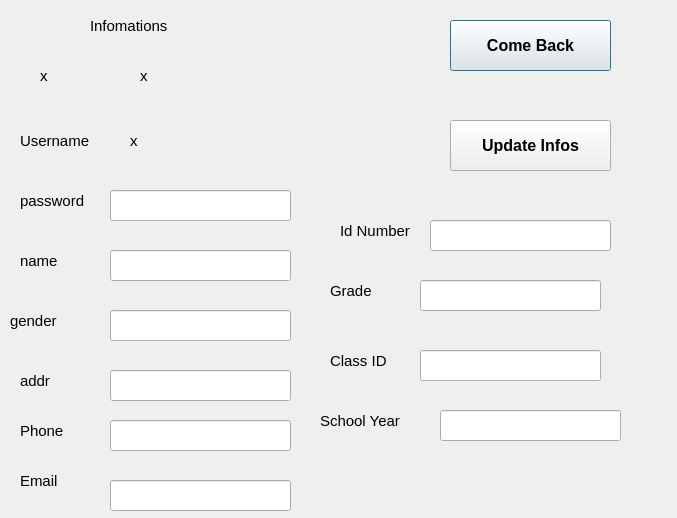
<?xml version="1.0" encoding="UTF-8"?>
<ui version="4.0">
 <class>Dialog</class>
 <widget class="QDialog" name="Dialog">
  <property name="geometry">
   <rect>
    <x>0</x>
    <y>0</y>
    <width>677</width>
    <height>518</height>
   </rect>
  </property>
  <property name="windowTitle">
   <string>Dialog</string>
  </property>
  <widget class="QLabel" name="label">
   <property name="geometry">
    <rect>
     <x>90</x>
     <y>-10</y>
     <width>121</width>
     <height>71</height>
    </rect>
   </property>
   <property name="font">
    <font>
     <pointsize>11</pointsize>
    </font>
   </property>
   <property name="text">
    <string>Infomations</string>
   </property>
  </widget>
  <widget class="QLabel" name="idLabel">
   <property name="geometry">
    <rect>
     <x>40</x>
     <y>60</y>
     <width>121</width>
     <height>31</height>
    </rect>
   </property>
   <property name="font">
    <font>
     <pointsize>11</pointsize>
    </font>
   </property>
   <property name="text">
    <string>x</string>
   </property>
  </widget>
  <widget class="QLabel" name="label_2">
   <property name="geometry">
    <rect>
     <x>20</x>
     <y>130</y>
     <width>91</width>
     <height>21</height>
    </rect>
   </property>
   <property name="font">
    <font>
     <pointsize>11</pointsize>
    </font>
   </property>
   <property name="text">
    <string>Username</string>
   </property>
  </widget>
  <widget class="QLabel" name="label_3">
   <property name="geometry">
    <rect>
     <x>20</x>
     <y>190</y>
     <width>91</width>
     <height>21</height>
    </rect>
   </property>
   <property name="font">
    <font>
     <pointsize>11</pointsize>
    </font>
   </property>
   <property name="text">
    <string>password</string>
   </property>
  </widget>
  <widget class="QLineEdit" name="passwordInput">
   <property name="geometry">
    <rect>
     <x>110</x>
     <y>190</y>
     <width>181</width>
     <height>31</height>
    </rect>
   </property>
   <property name="text">
    <string/>
   </property>
  </widget>
  <widget class="QLabel" name="label_4">
   <property name="geometry">
    <rect>
     <x>20</x>
     <y>250</y>
     <width>91</width>
     <height>21</height>
    </rect>
   </property>
   <property name="font">
    <font>
     <pointsize>11</pointsize>
    </font>
   </property>
   <property name="text">
    <string>name</string>
   </property>
  </widget>
  <widget class="QLineEdit" name="nameInput">
   <property name="geometry">
    <rect>
     <x>110</x>
     <y>250</y>
     <width>181</width>
     <height>31</height>
    </rect>
   </property>
   <property name="text">
    <string/>
   </property>
  </widget>
  <widget class="QLabel" name="label_5">
   <property name="geometry">
    <rect>
     <x>10</x>
     <y>310</y>
     <width>91</width>
     <height>21</height>
    </rect>
   </property>
   <property name="font">
    <font>
     <pointsize>11</pointsize>
    </font>
   </property>
   <property name="text">
    <string>gender</string>
   </property>
  </widget>
  <widget class="QLineEdit" name="genderInput">
   <property name="geometry">
    <rect>
     <x>110</x>
     <y>310</y>
     <width>181</width>
     <height>31</height>
    </rect>
   </property>
   <property name="text">
    <string/>
   </property>
  </widget>
  <widget class="QLabel" name="label_6">
   <property name="geometry">
    <rect>
     <x>20</x>
     <y>370</y>
     <width>91</width>
     <height>21</height>
    </rect>
   </property>
   <property name="font">
    <font>
     <pointsize>11</pointsize>
    </font>
   </property>
   <property name="text">
    <string>addr</string>
   </property>
  </widget>
  <widget class="QLineEdit" name="addrInput">
   <property name="geometry">
    <rect>
     <x>110</x>
     <y>370</y>
     <width>181</width>
     <height>31</height>
    </rect>
   </property>
   <property name="text">
    <string/>
   </property>
  </widget>
  <widget class="QLabel" name="label_7">
   <property name="geometry">
    <rect>
     <x>20</x>
     <y>420</y>
     <width>91</width>
     <height>21</height>
    </rect>
   </property>
   <property name="font">
    <font>
     <pointsize>11</pointsize>
    </font>
   </property>
   <property name="text">
    <string>Phone</string>
   </property>
  </widget>
  <widget class="QLineEdit" name="phoneInput">
   <property name="geometry">
    <rect>
     <x>110</x>
     <y>420</y>
     <width>181</width>
     <height>31</height>
    </rect>
   </property>
   <property name="text">
    <string/>
   </property>
  </widget>
  <widget class="QLabel" name="label_8">
   <property name="geometry">
    <rect>
     <x>20</x>
     <y>470</y>
     <width>91</width>
     <height>21</height>
    </rect>
   </property>
   <property name="font">
    <font>
     <pointsize>11</pointsize>
    </font>
   </property>
   <property name="text">
    <string>Email</string>
   </property>
  </widget>
  <widget class="QLineEdit" name="emailInput">
   <property name="geometry">
    <rect>
     <x>110</x>
     <y>480</y>
     <width>181</width>
     <height>31</height>
    </rect>
   </property>
   <property name="text">
    <string/>
   </property>
  </widget>
  <widget class="QPushButton" name="comeBackBtn">
   <property name="geometry">
    <rect>
     <x>450</x>
     <y>20</y>
     <width>161</width>
     <height>51</height>
    </rect>
   </property>
   <property name="font">
    <font>
     <pointsize>12</pointsize>
     <weight>75</weight>
     <bold>true</bold>
    </font>
   </property>
   <property name="text">
    <string>Come Back</string>
   </property>
  </widget>
  <widget class="QLabel" name="usernameLabel">
   <property name="geometry">
    <rect>
     <x>130</x>
     <y>130</y>
     <width>91</width>
     <height>21</height>
    </rect>
   </property>
   <property name="font">
    <font>
     <pointsize>11</pointsize>
    </font>
   </property>
   <property name="text">
    <string>x</string>
   </property>
  </widget>
  <widget class="QLabel" name="roleLabel">
   <property name="geometry">
    <rect>
     <x>140</x>
     <y>60</y>
     <width>121</width>
     <height>31</height>
    </rect>
   </property>
   <property name="font">
    <font>
     <pointsize>11</pointsize>
    </font>
   </property>
   <property name="text">
    <string>x</string>
   </property>
  </widget>
  <widget class="QPushButton" name="updateInfosBtn">
   <property name="geometry">
    <rect>
     <x>450</x>
     <y>120</y>
     <width>161</width>
     <height>51</height>
    </rect>
   </property>
   <property name="font">
    <font>
     <pointsize>12</pointsize>
     <weight>75</weight>
     <bold>true</bold>
    </font>
   </property>
   <property name="text">
    <string>Update Infos</string>
   </property>
  </widget>
  <widget class="QLabel" name="idNumberLabel">
   <property name="geometry">
    <rect>
     <x>340</x>
     <y>220</y>
     <width>91</width>
     <height>21</height>
    </rect>
   </property>
   <property name="font">
    <font>
     <pointsize>11</pointsize>
    </font>
   </property>
   <property name="text">
    <string>Id Number</string>
   </property>
  </widget>
  <widget class="QLineEdit" name="idNumberInput">
   <property name="geometry">
    <rect>
     <x>430</x>
     <y>220</y>
     <width>181</width>
     <height>31</height>
    </rect>
   </property>
   <property name="text">
    <string/>
   </property>
  </widget>
  <widget class="QLineEdit" name="gradeInput">
   <property name="geometry">
    <rect>
     <x>420</x>
     <y>280</y>
     <width>181</width>
     <height>31</height>
    </rect>
   </property>
   <property name="text">
    <string/>
   </property>
  </widget>
  <widget class="QLabel" name="gradeLabel">
   <property name="geometry">
    <rect>
     <x>330</x>
     <y>280</y>
     <width>91</width>
     <height>21</height>
    </rect>
   </property>
   <property name="font">
    <font>
     <pointsize>11</pointsize>
    </font>
   </property>
   <property name="text">
    <string>Grade</string>
   </property>
  </widget>
  <widget class="QLineEdit" name="classIdInput">
   <property name="geometry">
    <rect>
     <x>420</x>
     <y>350</y>
     <width>181</width>
     <height>31</height>
    </rect>
   </property>
   <property name="text">
    <string/>
   </property>
  </widget>
  <widget class="QLabel" name="classIdLabel">
   <property name="geometry">
    <rect>
     <x>330</x>
     <y>350</y>
     <width>91</width>
     <height>21</height>
    </rect>
   </property>
   <property name="font">
    <font>
     <pointsize>11</pointsize>
    </font>
   </property>
   <property name="text">
    <string>Class ID</string>
   </property>
  </widget>
  <widget class="QLineEdit" name="schoolYearInput">
   <property name="geometry">
    <rect>
     <x>440</x>
     <y>410</y>
     <width>181</width>
     <height>31</height>
    </rect>
   </property>
   <property name="text">
    <string/>
   </property>
  </widget>
  <widget class="QLabel" name="schoolYearLabel">
   <property name="geometry">
    <rect>
     <x>320</x>
     <y>410</y>
     <width>91</width>
     <height>21</height>
    </rect>
   </property>
   <property name="font">
    <font>
     <pointsize>11</pointsize>
    </font>
   </property>
   <property name="text">
    <string>School Year</string>
   </property>
  </widget>
 </widget>
 <resources/>
 <connections/>
</ui>
